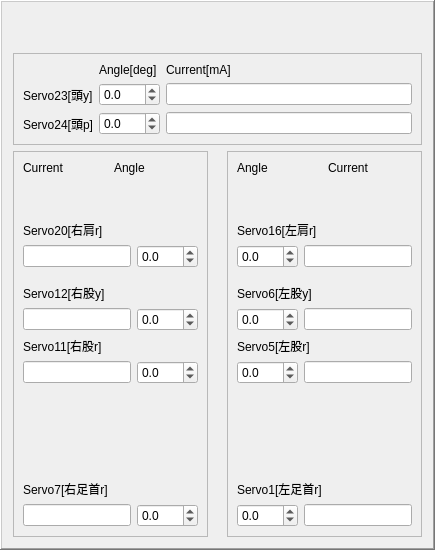
      <widget class="QFrame" name="frame_2">
       <property name="sizePolicy">
        <sizepolicy hsizetype="Preferred" vsizetype="Minimum">
         <horstretch>0</horstretch>
         <verstretch>0</verstretch>
        </sizepolicy>
       </property>
       <property name="frameShape">
        <enum>QFrame::WinPanel</enum>
       </property>
       <property name="frameShadow">
        <enum>QFrame::Raised</enum>
       </property>
       <layout class="QVBoxLayout" name="verticalLayout_2">
        <item>
         <spacer name="verticalSpacer_16">
          <property name="orientation">
           <enum>Qt::Vertical</enum>
          </property>
          <property name="sizeHint" stdset="0">
           <size>
            <width>20</width>
            <height>40</height>
           </size>
          </property>
         </spacer>
        </item>
        <item>
         <widget class="QFrame" name="frame_5">
          <property name="sizePolicy">
           <sizepolicy hsizetype="Preferred" vsizetype="Maximum">
            <horstretch>0</horstretch>
            <verstretch>0</verstretch>
           </sizepolicy>
          </property>
          <property name="frameShape">
           <enum>QFrame::StyledPanel</enum>
          </property>
          <property name="frameShadow">
           <enum>QFrame::Plain</enum>
          </property>
          <layout class="QGridLayout" name="gridLayout_6">
           <item row="4" column="0">
            <widget class="QLabel" name="label_29">
             <property name="text">
              <string>Servo24[頭p]</string>
             </property>
            </widget>
           </item>
           <item row="2" column="0">
            <widget class="QLabel" name="label_22">
             <property name="text">
              <string>Servo23[頭y]</string>
             </property>
            </widget>
           </item>
           <item row="0" column="1">
            <widget class="QLabel" name="label_21">
             <property name="text">
              <string>Angle[deg]</string>
             </property>
            </widget>
           </item>
           <item row="2" column="1">
            <widget class="QDoubleSpinBox" name="doubleServo23">
             <property name="readOnly">
              <bool>false</bool>
             </property>
             <property name="decimals">
              <number>1</number>
             </property>
             <property name="minimum">
              <double>-150.000000000000000</double>
             </property>
             <property name="maximum">
              <double>150.000000000000000</double>
             </property>
             <property name="singleStep">
              <double>1.000000000000000</double>
             </property>
            </widget>
           </item>
           <item row="4" column="1">
            <widget class="QDoubleSpinBox" name="doubleServo24">
             <property name="readOnly">
              <bool>false</bool>
             </property>
             <property name="decimals">
              <number>1</number>
             </property>
             <property name="minimum">
              <double>-150.000000000000000</double>
             </property>
             <property name="maximum">
              <double>150.000000000000000</double>
             </property>
             <property name="singleStep">
              <double>1.000000000000000</double>
             </property>
            </widget>
           </item>
           <item row="2" column="2">
            <widget class="QLineEdit" name="lineServo23">
             <property name="readOnly">
              <bool>true</bool>
             </property>
            </widget>
           </item>
           <item row="4" column="2">
            <widget class="QLineEdit" name="lineServo24">
             <property name="readOnly">
              <bool>true</bool>
             </property>
            </widget>
           </item>
           <item row="0" column="2">
            <widget class="QLabel" name="label_30">
             <property name="text">
              <string>Current[mA]</string>
             </property>
            </widget>
           </item>
          </layout>
         </widget>
        </item>
        <item>
         <layout class="QHBoxLayout" name="horizontalLayout_5">
          <item>
           <widget class="QFrame" name="frame_3">
            <property name="sizePolicy">
             <sizepolicy hsizetype="Maximum" vsizetype="Minimum">
              <horstretch>0</horstretch>
              <verstretch>0</verstretch>
             </sizepolicy>
            </property>
            <property name="frameShape">
             <enum>QFrame::StyledPanel</enum>
            </property>
            <property name="frameShadow">
             <enum>QFrame::Plain</enum>
            </property>
            <layout class="QVBoxLayout" name="verticalLayout_5">
             <item>
              <layout class="QHBoxLayout" name="horizontalLayout_17">
               <item>
                <widget class="QLabel" name="label_4">
                 <property name="text">
                  <string>Current</string>
                 </property>
                </widget>
               </item>
               <item>
                <widget class="QLabel" name="label_5">
                 <property name="text">
                  <string>Angle</string>
                 </property>
                </widget>
               </item>
              </layout>
             </item>
             <item>
              <spacer name="verticalSpacer_2">
               <property name="orientation">
                <enum>Qt::Vertical</enum>
               </property>
               <property name="sizeHint" stdset="0">
                <size>
                 <width>20</width>
                 <height>40</height>
                </size>
               </property>
              </spacer>
             </item>
             <item>
              <widget class="QLabel" name="label_6">
               <property name="text">
                <string>Servo20[右肩r]</string>
               </property>
              </widget>
             </item>
             <item>
              <layout class="QHBoxLayout" name="horizontalLayout_18">
               <item>
                <widget class="QLineEdit" name="lineServo20">
                 <property name="sizePolicy">
                  <sizepolicy hsizetype="Preferred" vsizetype="Fixed">
                   <horstretch>0</horstretch>
                   <verstretch>0</verstretch>
                  </sizepolicy>
                 </property>
                 <property name="readOnly">
                  <bool>true</bool>
                 </property>
                </widget>
               </item>
               <item>
                <widget class="QDoubleSpinBox" name="doubleServo20">
                 <property name="readOnly">
                  <bool>false</bool>
                 </property>
                 <property name="decimals">
                  <number>1</number>
                 </property>
                 <property name="minimum">
                  <double>-150.000000000000000</double>
                 </property>
                 <property name="maximum">
                  <double>150.000000000000000</double>
                 </property>
                 <property name="singleStep">
                  <double>1.000000000000000</double>
                 </property>
                </widget>
               </item>
              </layout>
             </item>
             <item>
              <spacer name="verticalSpacer_14">
               <property name="orientation">
                <enum>Qt::Vertical</enum>
               </property>
               <property name="sizeHint" stdset="0">
                <size>
                 <width>20</width>
                 <height>10</height>
                </size>
               </property>
              </spacer>
             </item>
             <item>
              <widget class="QLabel" name="label_7">
               <property name="text">
                <string>Servo12[右股y]</string>
               </property>
              </widget>
             </item>
             <item>
              <layout class="QHBoxLayout" name="horizontalLayout_19">
               <item>
                <widget class="QLineEdit" name="lineServo12">
                 <property name="sizePolicy">
                  <sizepolicy hsizetype="Preferred" vsizetype="Fixed">
                   <horstretch>0</horstretch>
                   <verstretch>0</verstretch>
                  </sizepolicy>
                 </property>
                 <property name="readOnly">
                  <bool>true</bool>
                 </property>
                </widget>
               </item>
               <item>
                <widget class="QDoubleSpinBox" name="doubleServo12">
                 <property name="readOnly">
                  <bool>false</bool>
                 </property>
                 <property name="decimals">
                  <number>1</number>
                 </property>
                 <property name="minimum">
                  <double>-150.000000000000000</double>
                 </property>
                 <property name="maximum">
                  <double>150.000000000000000</double>
                 </property>
                 <property name="singleStep">
                  <double>1.000000000000000</double>
                 </property>
                </widget>
               </item>
              </layout>
             </item>
             <item>
              <widget class="QLabel" name="label_8">
               <property name="text">
                <string>Servo11[右股r]</string>
               </property>
              </widget>
             </item>
             <item>
              <layout class="QHBoxLayout" name="horizontalLayout_20">
               <item>
                <widget class="QLineEdit" name="lineServo11">
                 <property name="sizePolicy">
                  <sizepolicy hsizetype="Preferred" vsizetype="Fixed">
                   <horstretch>0</horstretch>
                   <verstretch>0</verstretch>
                  </sizepolicy>
                 </property>
                 <property name="readOnly">
                  <bool>true</bool>
                 </property>
                </widget>
               </item>
               <item>
                <widget class="QDoubleSpinBox" name="doubleServo11">
                 <property name="readOnly">
                  <bool>false</bool>
                 </property>
                 <property name="decimals">
                  <number>1</number>
                 </property>
                 <property name="minimum">
                  <double>-150.000000000000000</double>
                 </property>
                 <property name="maximum">
                  <double>150.000000000000000</double>
                 </property>
                 <property name="singleStep">
                  <double>1.000000000000000</double>
                 </property>
                </widget>
               </item>
              </layout>
             </item>
             <item>
              <spacer name="verticalSpacer_3">
               <property name="orientation">
                <enum>Qt::Vertical</enum>
               </property>
               <property name="sizeHint" stdset="0">
                <size>
                 <width>20</width>
                 <height>90</height>
                </size>
               </property>
              </spacer>
             </item>
             <item>
              <widget class="QLabel" name="label_9">
               <property name="text">
                <string>Servo7[右足首r]</string>
               </property>
              </widget>
             </item>
             <item>
              <layout class="QHBoxLayout" name="horizontalLayout_21">
               <item>
                <widget class="QLineEdit" name="lineServo7">
                 <property name="sizePolicy">
                  <sizepolicy hsizetype="Preferred" vsizetype="Fixed">
                   <horstretch>0</horstretch>
                   <verstretch>0</verstretch>
                  </sizepolicy>
                 </property>
                 <property name="readOnly">
                  <bool>true</bool>
                 </property>
                </widget>
               </item>
               <item>
                <widget class="QDoubleSpinBox" name="doubleServo7">
                 <property name="readOnly">
                  <bool>false</bool>
                 </property>
                 <property name="decimals">
                  <number>1</number>
                 </property>
                 <property name="minimum">
                  <double>-150.000000000000000</double>
                 </property>
                 <property name="maximum">
                  <double>150.000000000000000</double>
                 </property>
                 <property name="singleStep">
                  <double>1.000000000000000</double>
                 </property>
                </widget>
               </item>
              </layout>
             </item>
            </layout>
           </widget>
          </item>
          <item>
           <widget class="QLabel" name="label_3">
            <property name="sizePolicy">
             <sizepolicy hsizetype="Minimum" vsizetype="Minimum">
              <horstretch>0</horstretch>
              <verstretch>0</verstretch>
             </sizepolicy>
            </property>
            <property name="text">
             <string/>
            </property>
            <property name="pixmap">
             <pixmap>center.jpg</pixmap>
            </property>
            <property name="alignment">
             <set>Qt::AlignCenter</set>
            </property>
           </widget>
          </item>
          <item>
           <widget class="QFrame" name="frame_4">
            <property name="sizePolicy">
             <sizepolicy hsizetype="Maximum" vsizetype="Minimum">
              <horstretch>0</horstretch>
              <verstretch>0</verstretch>
             </sizepolicy>
            </property>
            <property name="frameShape">
             <enum>QFrame::StyledPanel</enum>
            </property>
            <property name="frameShadow">
             <enum>QFrame::Plain</enum>
            </property>
            <layout class="QVBoxLayout" name="verticalLayout_3">
             <item>
              <layout class="QHBoxLayout" name="horizontalLayout_11">
               <item>
                <widget class="QLabel" name="label_10">
                 <property name="sizePolicy">
                  <sizepolicy hsizetype="Minimum" vsizetype="Minimum">
                   <horstretch>0</horstretch>
                   <verstretch>0</verstretch>
                  </sizepolicy>
                 </property>
                 <property name="text">
                  <string>Angle</string>
                 </property>
                </widget>
               </item>
               <item>
                <widget class="QLabel" name="label_11">
                 <property name="sizePolicy">
                  <sizepolicy hsizetype="Preferred" vsizetype="Preferred">
                   <horstretch>0</horstretch>
                   <verstretch>0</verstretch>
                  </sizepolicy>
                 </property>
                 <property name="text">
                  <string>Current</string>
                 </property>
                </widget>
               </item>
              </layout>
             </item>
             <item>
              <spacer name="verticalSpacer_4">
               <property name="orientation">
                <enum>Qt::Vertical</enum>
               </property>
               <property name="sizeHint" stdset="0">
                <size>
                 <width>20</width>
                 <height>40</height>
                </size>
               </property>
              </spacer>
             </item>
             <item>
              <widget class="QLabel" name="label_12">
               <property name="text">
                <string>Servo16[左肩r]</string>
               </property>
              </widget>
             </item>
             <item>
              <layout class="QHBoxLayout" name="horizontalLayout_7">
               <item>
                <widget class="QDoubleSpinBox" name="doubleServo16">
                 <property name="sizePolicy">
                  <sizepolicy hsizetype="Minimum" vsizetype="Minimum">
                   <horstretch>0</horstretch>
                   <verstretch>0</verstretch>
                  </sizepolicy>
                 </property>
                 <property name="readOnly">
                  <bool>false</bool>
                 </property>
                 <property name="decimals">
                  <number>1</number>
                 </property>
                 <property name="minimum">
                  <double>-150.000000000000000</double>
                 </property>
                 <property name="maximum">
                  <double>150.000000000000000</double>
                 </property>
                 <property name="singleStep">
                  <double>1.000000000000000</double>
                 </property>
                </widget>
               </item>
               <item>
                <widget class="QLineEdit" name="lineServo16">
                 <property name="sizePolicy">
                  <sizepolicy hsizetype="Preferred" vsizetype="Fixed">
                   <horstretch>0</horstretch>
                   <verstretch>0</verstretch>
                  </sizepolicy>
                 </property>
                 <property name="readOnly">
                  <bool>true</bool>
                 </property>
                </widget>
               </item>
              </layout>
             </item>
             <item>
              <spacer name="verticalSpacer_15">
               <property name="orientation">
                <enum>Qt::Vertical</enum>
               </property>
               <property name="sizeHint" stdset="0">
                <size>
                 <width>20</width>
                 <height>10</height>
                </size>
               </property>
              </spacer>
             </item>
             <item>
              <widget class="QLabel" name="label_13">
               <property name="text">
                <string>Servo6[左股y]</string>
               </property>
              </widget>
             </item>
             <item>
              <layout class="QHBoxLayout" name="horizontalLayout_8">
               <item>
                <widget class="QDoubleSpinBox" name="doubleServo6">
                 <property name="sizePolicy">
                  <sizepolicy hsizetype="Minimum" vsizetype="Minimum">
                   <horstretch>0</horstretch>
                   <verstretch>0</verstretch>
                  </sizepolicy>
                 </property>
                 <property name="readOnly">
                  <bool>false</bool>
                 </property>
                 <property name="decimals">
                  <number>1</number>
                 </property>
                 <property name="minimum">
                  <double>-150.000000000000000</double>
                 </property>
                 <property name="maximum">
                  <double>150.000000000000000</double>
                 </property>
                 <property name="singleStep">
                  <double>1.000000000000000</double>
                 </property>
                </widget>
               </item>
               <item>
                <widget class="QLineEdit" name="lineServo6">
                 <property name="sizePolicy">
                  <sizepolicy hsizetype="Preferred" vsizetype="Fixed">
                   <horstretch>0</horstretch>
                   <verstretch>0</verstretch>
                  </sizepolicy>
                 </property>
                 <property name="readOnly">
                  <bool>true</bool>
                 </property>
                </widget>
               </item>
              </layout>
             </item>
             <item>
              <widget class="QLabel" name="label_14">
               <property name="text">
                <string>Servo5[左股r]</string>
               </property>
              </widget>
             </item>
             <item>
              <layout class="QHBoxLayout" name="horizontalLayout_9">
               <item>
                <widget class="QDoubleSpinBox" name="doubleServo5">
                 <property name="sizePolicy">
                  <sizepolicy hsizetype="Minimum" vsizetype="Minimum">
                   <horstretch>0</horstretch>
                   <verstretch>0</verstretch>
                  </sizepolicy>
                 </property>
                 <property name="readOnly">
                  <bool>false</bool>
                 </property>
                 <property name="decimals">
                  <number>1</number>
                 </property>
                 <property name="minimum">
                  <double>-150.000000000000000</double>
                 </property>
                 <property name="maximum">
                  <double>150.000000000000000</double>
                 </property>
                 <property name="singleStep">
                  <double>1.000000000000000</double>
                 </property>
                </widget>
               </item>
               <item>
                <widget class="QLineEdit" name="lineServo5">
                 <property name="sizePolicy">
                  <sizepolicy hsizetype="Preferred" vsizetype="Fixed">
                   <horstretch>0</horstretch>
                   <verstretch>0</verstretch>
                  </sizepolicy>
                 </property>
                 <property name="readOnly">
                  <bool>true</bool>
                 </property>
                </widget>
               </item>
              </layout>
             </item>
             <item>
              <spacer name="verticalSpacer_6">
               <property name="orientation">
                <enum>Qt::Vertical</enum>
               </property>
               <property name="sizeHint" stdset="0">
                <size>
                 <width>20</width>
                 <height>90</height>
                </size>
               </property>
              </spacer>
             </item>
             <item>
              <widget class="QLabel" name="label_20">
               <property name="text">
                <string>Servo1[左足首r]</string>
               </property>
              </widget>
             </item>
             <item>
              <layout class="QHBoxLayout" name="horizontalLayout_10">
               <item>
                <widget class="QDoubleSpinBox" name="doubleServo1">
                 <property name="sizePolicy">
                  <sizepolicy hsizetype="Minimum" vsizetype="Minimum">
                   <horstretch>0</horstretch>
                   <verstretch>0</verstretch>
                  </sizepolicy>
                 </property>
                 <property name="readOnly">
                  <bool>false</bool>
                 </property>
                 <property name="decimals">
                  <number>1</number>
                 </property>
                 <property name="minimum">
                  <double>-150.000000000000000</double>
                 </property>
                 <property name="maximum">
                  <double>150.000000000000000</double>
                 </property>
                 <property name="singleStep">
                  <double>1.000000000000000</double>
                 </property>
                </widget>
               </item>
               <item>
                <widget class="QLineEdit" name="lineServo1">
                 <property name="sizePolicy">
                  <sizepolicy hsizetype="Preferred" vsizetype="Fixed">
                   <horstretch>0</horstretch>
                   <verstretch>0</verstretch>
                  </sizepolicy>
                 </property>
                 <property name="readOnly">
                  <bool>true</bool>
                 </property>
                </widget>
               </item>
              </layout>
             </item>
            </layout>
           </widget>
          </item>
         </layout>
        </item>
       </layout>
      </widget>
